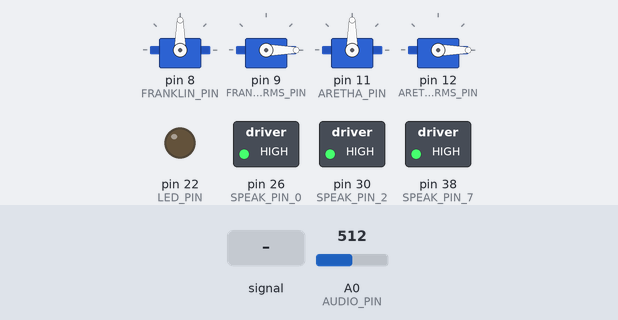
Recording of a sketch running on a simulated Arduino Mega 2560, built with avr-gcc and run on an emulated ATmega2560. On the bench: 4 × servo, switched loads named in the sketch (green lamp = pin HIGH), output pins drawn as LEDs (lit = HIGH). The test bench sets the inputs (shaded band); at power-on: A0 (AUDIO_PIN) = 512.

Above: at 1.9 s.
2.0 s: A0 (AUDIO_PIN) fed a 200 Hz sine of ±81 counts around its level
At 2.48 s:
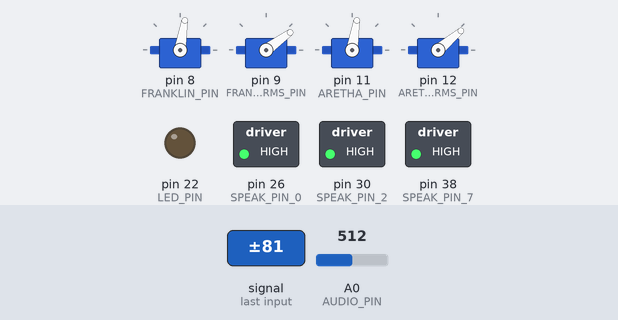
At 3.08 s:
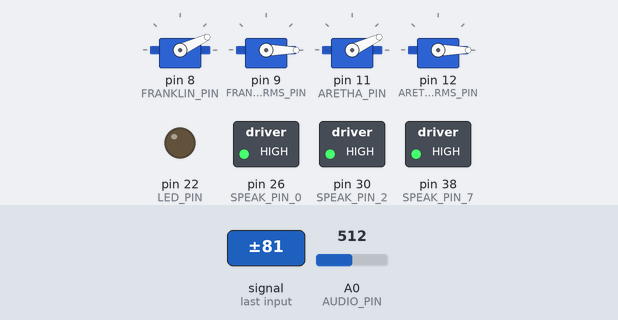
5.0 s: A0 (AUDIO_PIN) set to 45
11.0 s: A0 (AUDIO_PIN) set to 306
At 11.94 s:
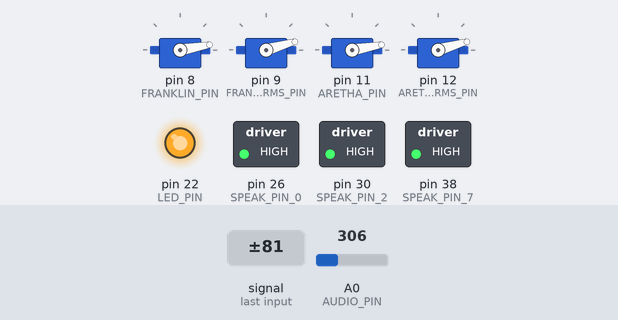
14.0 s: A0 (AUDIO_PIN) fed a 2 Hz sine of ±306 counts around its level
At 16.51 s:
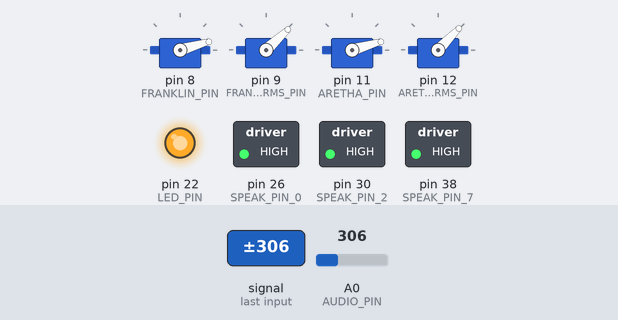
17.0 s: A0 (AUDIO_PIN) set to 40
20.0 s: A0 (AUDIO_PIN) set to 74
23.0 s: A0 (AUDIO_PIN) set to 90
Timing chart, 0 to 27.0 s (numbered marks = the images above; inputs shaded):
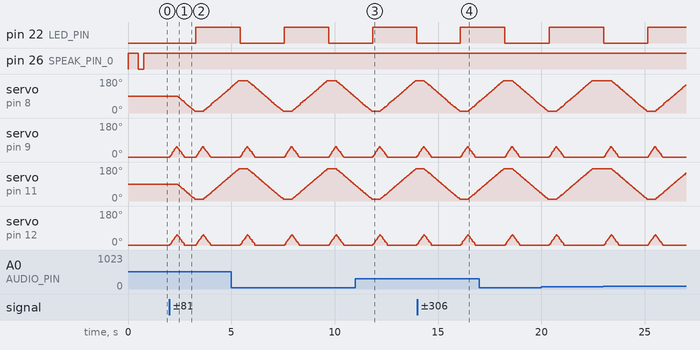

The sketch:

project.ino
```cpp
/*
   This is the main file for the SoulBotDancer project.

   The setup function initializes the electronical part and set a few parameters.
   The loop function continuosly update the state of the robot and triggers the correspondent action.
*/

#include <Arduino.h>
#include "Commons.h"
#include "Move.h"
#include "StateManager.h"

state STATE; // overall state of the application: see Commons.h for details
VarSpeedServo franklin;   // franklin body servo motor
VarSpeedServo aretha;     // aretha body servo motor
VarSpeedServo franklin_arms;  // franklin arms servo motor
VarSpeedServo aretha_arms;    // aretha arms servo motor


// defines for setting and clearing register bits
#ifndef cbi
#define cbi(sfr, bit) (_SFR_BYTE(sfr) &= ~_BV(bit))
#endif
#ifndef sbi
#define sbi(sfr, bit) (_SFR_BYTE(sfr) |= _BV(bit))
#endif

/* ***** SETUP ***** */
void setup() {
  // When we start we assume there is no music.
  // As soon as there is some music the state will change automatically
  STATE = NO_MUSIC;

  // Set ADC to 77khz, max for 10bit
  sbi(ADCSRA, ADPS2);
  cbi(ADCSRA, ADPS1);
  cbi(ADCSRA, ADPS0);

  Serial.begin(9600);

  // Set-up audio module. All pins should be High except when the emmit sound.
  pinMode(SPEAK_PIN_0, OUTPUT);
  pinMode(SPEAK_PIN_2, OUTPUT);
  pinMode(SPEAK_PIN_7, OUTPUT);
  pinMode(LED_PIN, OUTPUT);

  digitalWrite(SPEAK_PIN_0, HIGH);
  digitalWrite(SPEAK_PIN_2, HIGH);
  digitalWrite(SPEAK_PIN_7, HIGH);
  digitalWrite(LED_PIN, LOW);


  // Set-up the movement motors
  franklin.attach(FRANKLIN_PIN);
  franklin_arms.attach(FRANKLIN_ARMS_PIN);
  aretha.attach(ARETHA_PIN);
  aretha_arms.attach(ARETHA_ARMS_PIN);

  reset_positions();

  delay(500);

  // everything is set-up.
  emmit_sound(SPEAK_PIN_0);
}

/* ***** LOOP ***** */
void loop() {
  update_state(); // let's check what we have to do (wait? follow the beat? ...)

  if (STATE == BEAT) {
    update_beat(envelope);

  } else if (STATE == NO_MUSIC) {
    no_music_action();

    // to be able to turn off the robot with known positions
    reset_positions();

    // make sure the LED are turned off
    digitalWrite(LED_PIN, LOW);
  }


}

void reset_positions() {
  franklin.write(90);
  franklin_arms.write(0);
  aretha.write(90);
  aretha_arms.write(0);
}
```

Commons.h
```cpp
/*
 * This file contains configuration parameters and variables which are globally shared
 */

#ifndef COMMONS
#define COMMONS

#include <VarSpeedServo.h>

/*** ARDUINO SCHEMATICS ***/
const int FRANKLIN_PIN = 8;
const int FRANKLIN_ARMS_PIN = 9;
const int ARETHA_PIN = 11;
const int ARETHA_ARMS_PIN = 12;

const int AUDIO_PIN = 0;

// audio fx module
const int SPEAK_PIN_0 = 26; // applauding
const int SPEAK_PIN_2 = 30; // "come to me" and "come closer to me"
const int SPEAK_PIN_7 = 38; // "let's get it on" and "let's the music play"

// ultrasonic sensor pins
const int TRIGGER_PIN = 51;
const int ECHO_PIN = 53;

/*** SAMPLING ***/
const int SAMPLE_PERIOD = 200; // sample rate = 5000hz

/*** BEAT CALCULATION ***/
const float BEAT_THRESH = 10.f;
const unsigned long MIN_BEAT_DISTANCE = 700000; // 500ms == 500 000us
const unsigned long MAX_BEAT_DISTANCE = 1000000; // 980ms == 980 000us
const int BEAT_AVG_N = 30; // number of beats distances from which to compute the avg. distance

/** NO MUSIC CALCULATION **/
const unsigned long NO_MUSIC_ACTION_WAIT_TIME = 7500; // 7500ms = 71.5s
const unsigned long NO_MUSIC_OVERLAP_TIME = 3500; // 3500ms = 3.5s
const float NO_MUSIC_THRESH = 4;
const int NO_MUSIC_AVG_N = 10;
const unsigned long int NO_MUSIC_SAMPLE_PERIOD = 100000; //in us, so: 10hz

/*** MOVEMENT ***/
const int MAX_BODY_ANGLE = 170;
const int MIN_BODY_ANGLE = 10;
const int MAX_ARMS_ANGLE = 55;
const int MIN_ARMS_ANGLE = 0;
const int LED_PIN = 22;

/*** GLOBAL VARIABLES ***/
enum state {NO_MUSIC, BEAT};
/* the state in which we are at the current moment.
 * - NO_MUSIC:  when the music is off (and we have to interact with the user)
 * - BEAT:      the state in which the robot will be for most of the time.
 *              In this state the robot is just following the rhythm with its arms/body
 */

extern state STATE;
extern float envelope;
extern float sample;
extern float bass_value;
extern float beat_value;
extern VarSpeedServo franklin;      // franklin body servo motor
extern VarSpeedServo aretha;        // aretha body servo motor
extern VarSpeedServo franklin_arms; // franklin arms servo motor
extern VarSpeedServo aretha_arms;   // aretha arms servo motor

#endif
```

Filter.cpp
```cpp
/*
 * Collection of signal filtering functions used for music analysis/intepretation
 */


#include "Filters.h"

// 20 - 100hz Single Pole Bandpass IIR Filter
float bassFilter(float sample) {
    static float xv[3] = {0,0,0}, yv[3] = {0,0,0};
    xv[0] = xv[1]; xv[1] = xv[2];
    xv[2] = (sample) / 2.5f; // change here to values close to 2, to adapt for stronger or weeker sources of line level audio


    yv[0] = yv[1]; yv[1] = yv[2];
    yv[2] = (xv[2] - xv[0])
        + (-0.9042035937f* yv[0]) + (1.9011948530f * yv[1]);
    return yv[2];
}

// 10hz Single Pole Lowpass IIR Filter
float envelopeFilter(float sample) { //10hz low pass
    static float xv[2] = {0,0}, yv[2] = {0,0};
    xv[0] = xv[1];
    xv[1] = sample / 50.f;
    yv[0] = yv[1];
    yv[1] = (xv[0] + xv[1]) + (0.9875119299f * yv[0]);
    return yv[1];
}

float beatFilter(float sample) { // (200-400) ovvero (1Hz-2Hz)
    static float xv[3] = {0,0,0}, yv[3] = {0,0,0};
    xv[0] = xv[1]; xv[1] = xv[2];
    xv[2] = sample / 2.7f;
    yv[0] = yv[1]; yv[1] = yv[2];
    yv[2] = (xv[2] - xv[0])
        + (-0.7756795110f * yv[0]) + (1.6641070369 * yv[1]);
    return yv[2];
}


// 400 - 800hz Single Pole Bandpass IIR Filter
float voiceFilter(float sample) {
    static float xv[3] = {0,0,0}, yv[3] = {0,0,0};
    xv[0] = xv[1]; xv[1] = xv[2];
    xv[2] = (sample) / 3.f; // change here to values close to 2, to adapt for stronger or weeker sources of line level audio


    yv[0] = yv[1]; yv[1] = yv[2];
    yv[2] = (xv[2] - xv[0])
        + ( -0.4327386422 * yv[0]) + (0.9822381997f * yv[1]);
    return yv[2];
}


//  500Hz highpass IIR Filter
float envelopeFilter_highpass(float sample) { //10hz low pass
    static float xv[2] = {0,0}, yv[2] = {0,0};
    xv[0] = xv[1];
    xv[1] = sample / 25.f;
    yv[0] = yv[1];
    yv[1] = (xv[0] + xv[1]) + ( 0.5095254495* yv[0]);
    return yv[1];
}
```

Filters.h
```cpp
#ifndef FILTERS
#define FILTERS

float bassFilter(float sample);

float envelopeFilter(float sample);

float beatFilter(float sample);

float voiceFilter(float sample);

float envelopeFilter_highpass(float sample);

#endif
```

Move.cpp
```cpp
/*
   This file contains all the function that define the robot movements
   and that enables the interaction with the user.
*/

#include <Arduino.h>
#include "Move.h"
#include "Commons.h"
#include "StateManager.h"

enum direction {up, down};
direction dir = up;

//Values for the servos delay
float coeff = 255.f / float(255);
float delay1 = 1000 * coeff;
float delay2 = 500 * coeff;


/**
   Returns the speed of the movements based on the distance, which is
   the distance between the previous beat and the current one.
*/
int get_speed(unsigned long int distance) {
  if (distance <= MIN_BEAT_DISTANCE) {
    return 255;
  } else if (distance > MIN_BEAT_DISTANCE && distance <= MAX_BEAT_DISTANCE) {
    return 175;
  } else {
    return 100;
  }
}

void beat_action(unsigned long int beat_time, int arms_speed) {
  // keep track of which is the last "next_beat_time", the one we were following
  static unsigned long int last_next_beat_time = beat_time;
  static direction last_dir = dir;

  // If the next_beat_time has changed, it means we surpassed the current beat
  // It's time to change direction
  if (beat_time != last_next_beat_time) {
    // if we were going up, now go down, and viceversa
    if (dir == up) {
      dir = down;
    } else {
      dir = up;
    }

    // update the last seen "next_beat_time"
    last_next_beat_time = beat_time;
  }

  // start to move ONLY when it is time. The goal is to reach the maximum extension ON the beat.
  if (last_dir != dir) {
    last_dir = dir;

    // body speed is 2/3 of the arms speed
    int body_speed = arms_speed * 0.6;

    // Move the right and left (body)
    if (dir == up) {
      digitalWrite(LED_PIN, HIGH);
      franklin_arms.write(MAX_ARMS_ANGLE, arms_speed);
      aretha_arms.write(MAX_ARMS_ANGLE, arms_speed, true);
      franklin_arms.write(0, arms_speed);
      aretha_arms.write(0, arms_speed);
      franklin.write(MAX_BODY_ANGLE, body_speed);
      // wait until the end of the movement.
      aretha.write(MAX_BODY_ANGLE, body_speed, true);
    } else { // move the arms down
      digitalWrite(LED_PIN, LOW);
      franklin_arms.write(MAX_ARMS_ANGLE, arms_speed);
      aretha_arms.write(MAX_ARMS_ANGLE, arms_speed, true);
      franklin_arms.write(MIN_ARMS_ANGLE, arms_speed);
      aretha_arms.write(MIN_ARMS_ANGLE, arms_speed);
      franklin.write(MIN_BODY_ANGLE, body_speed);
      // wait until the end of the movement.
      aretha.write(MIN_BODY_ANGLE, body_speed, true);
    }
  }
}

/**
   get distance from the ultrasonic sensor: this should be called only when there is no music
*/
float get_user_distance() {
  digitalWrite(TRIGGER_PIN, LOW);
  delayMicroseconds(2);
  digitalWrite(TRIGGER_PIN, HIGH);
  delayMicroseconds(10);
  digitalWrite(TRIGGER_PIN, LOW);
  float duration = pulseIn(ECHO_PIN, HIGH);
  // meassured in cm.
  return (duration * 0.0340 / 2);
}

/**
   Do something when there is no music.
    - If there is no one in front of the robot (distance > 2 mts), it should move its arms
    - If there is someone in between 2 mts and 30 cm, the robot should talk
    - If there is someone in front of the robot, Let's play the music!
*/
void no_music_action() {
  static unsigned long start_interaction_time = 0;
  unsigned long current_time = millis();

  // we don't want to interact to often, let's wait
  if (current_time - start_interaction_time < NO_MUSIC_ACTION_WAIT_TIME) {
    return;
  }
  start_interaction_time = current_time;

  // the maximum range of the HC-SR04 is 4 meters
  float distance = get_user_distance();

  if (distance > 50) {
    emmit_sound(SPEAK_PIN_2);
  } else /*if (distance <= 50)*/ {
    emmit_sound(SPEAK_PIN_7); // let the music play sound
    move_body_left_right(); // move the body left and right
  }

  // block for few seconds (prevent listening to our own voice)
  delay(NO_MUSIC_OVERLAP_TIME);
}

void emmit_sound(int pin_number) {
  digitalWrite(pin_number, LOW);
  delay(250);
  digitalWrite(pin_number, HIGH);
}

void move_body_left_right() {
  int angle = 45;
  for (int i = 0; i < 4; i++) {
    franklin.write(angle, 200);
    aretha.write(angle, 200);
    angle = (angle == 45) ? 135 : 45;
    delay(200);
  }
  franklin.write(90, 200);
  aretha.write(90, 200);
}
```

Move.h
```cpp
#ifndef MOVE
#define MOVE

#include "Commons.h"

void beat_action(unsigned long int beat_time, int s_speed);

void no_music_action();

int get_speed(unsigned long int distance);

float get_user_distance();

void emmit_sound(int pin_umber);

void move_arms_up_down();

void move_body_left_right();

#endif
```

StateManager.cpp
```cpp
/*
   This file contains the code responsible for updating and evaluating
   the current state of the robot.
*/

#include <Arduino.h>
#include "Commons.h"
#include "StateManager.h"
#include "Filters.h"
#include "Move.h"

/**
 *** VARIABLES ***
   Avoid redeclaring them everytime
*/
float sample, bass_value, envelope, beat_value;
/*
   Change the state according to what is perceived in input.
   The possible states are NO_MUSIC, BEAT.
   Look at the 'enum state' for a description of the different states.
*/
void update_state() {
  // Read ADC and center so ~81
  sample = (float)analogRead(AUDIO_PIN) - 81.f;

  bass_value = bassFilter(sample);

  // Take signal amplitude and filter
  if (bass_value < 0) {
    bass_value = -bass_value;
  }
  envelope = envelopeFilter(bass_value);

  if (is_music_off(sample, true)) {
    STATE = NO_MUSIC;
  } else { // if the state is not interacting, we can analyze the music.
    STATE = BEAT;
  }
}

/**
   Analyse the audio in order to undestand whether there is a beat or not.
   In case we detect a beat, we make the robot move.
*/
void update_beat(float envelope) {

  static unsigned long last_update_time = micros();
  static int i = 0; // keep track of the number of samples seen
  static unsigned long last_beat_time = 0; // this stores the last computed beat time

  // don't do anything if not enough time has passed
  if (last_update_time + SAMPLE_PERIOD > micros()) {
    return;
  }
  last_update_time = micros();

  // Every 200 samples (25hz) filter the envelope
  if (i == 200) {
    // Filter out repeating bass sounds 100 - 180bpm
    beat_value = beatFilter(envelope);
    // If we are above threshold, we are in a beat!
    if (beat_value > BEAT_THRESH) {
      unsigned long int current = micros();
      unsigned long int distance = current - last_beat_time;

      // Get the velocity of the movements based on the distance between beats.
      int velocity = get_speed(distance);

      // the first condition is to avoid underflow
      // Avoid counting several beats that are almost together.
      if (current > last_beat_time && distance > MIN_BEAT_DISTANCE) {
        // this funciton is blocking, so we'll miss the next beats.
        // But that's not a problem, since we may do that in real life.
        beat_action(current, velocity);
        // update the last beat with the current beat.
        last_beat_time = current;
      }
    }
    i = 0;
  }

  i++;
}

/**
   Check whether the music is OFF or ON.
   Parameters:
     value: the sound value
     b_update: true implies that calculation or update on the state will be performed

   Return:
     true if the music is off
     false if the music is on
*/
bool is_music_off(float value, bool b_update) {
  // vector with last values from the analog input.
  static int last_values[NO_MUSIC_AVG_N];
  static int last_index = 0;
  static float sum = 0;
  static unsigned long int last_time = micros();

  // remove the negative part of the sound wave
  // and return the current state. This will
  // avoid summing and substracting the value every time.
  // if that is the case, just return the current state:
  // if the music is on, returns FALSE, if not, TRUE.
  if (value < 0) {
    return (STATE == NO_MUSIC);
  }

  // do computation only if requested
  if (b_update) {
    unsigned long int current_time = micros();

    // if not enough time has passed, just assume nothing changed
    if (current_time < last_time + NO_MUSIC_SAMPLE_PERIOD) {
      return (STATE == NO_MUSIC);
    }

    // otherwise, update 'last_time' and do the calculation
    last_time = current_time;

    // moving average of the positive sound values.
    sum = sum + value - last_values[last_index];
    last_values[last_index] = value;
    last_index++;
    // reset the counter.
    if (last_index >= NO_MUSIC_AVG_N) {
      last_index = 0;
    }
  }

  // if the average is over the threashold, it means that the music is ON.
  // NOTE that the function is called is_music_OFF.
    //Serial.println(sum/NO_MUSIC_AVG_N);
  if (sum / NO_MUSIC_AVG_N >= NO_MUSIC_THRESH) {
    return false;
  } else {
    // if the average is above the threshold, it means that the music is OFF.
    return true;
  }
}
```

StateManager.h
```cpp
#ifndef STATEMANAGER
#define STATEMANAGER

#include "Commons.h"

void update_state();

void update_beat(float envelope);

bool is_music_off(float value, boolean no_update);

bool is_interacting();

#endif
```

Measured:
- after the input at 11.0 s, pin 22 (LED_PIN): LOW → HIGH after 0.83 s instead of 1.4 s
- after the input at 14.0 s, pin 22 (LED_PIN): LOW → HIGH after 2.1 s instead of 2.5 s
